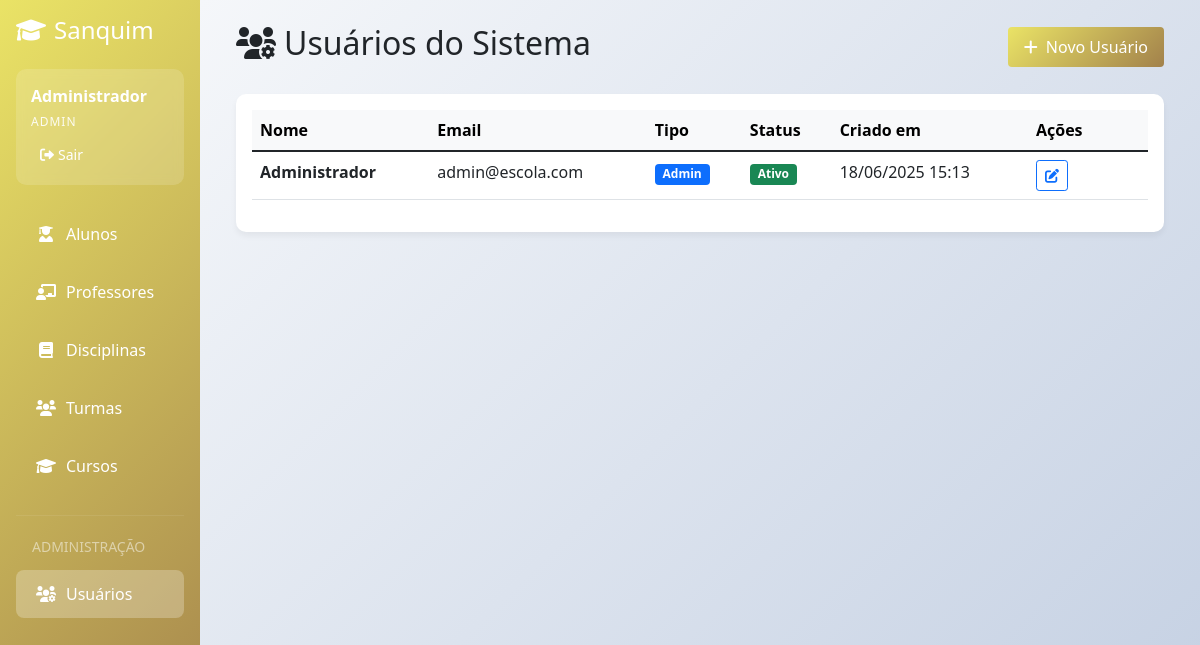
Page /usuarios (signed in) on the earlier database version.
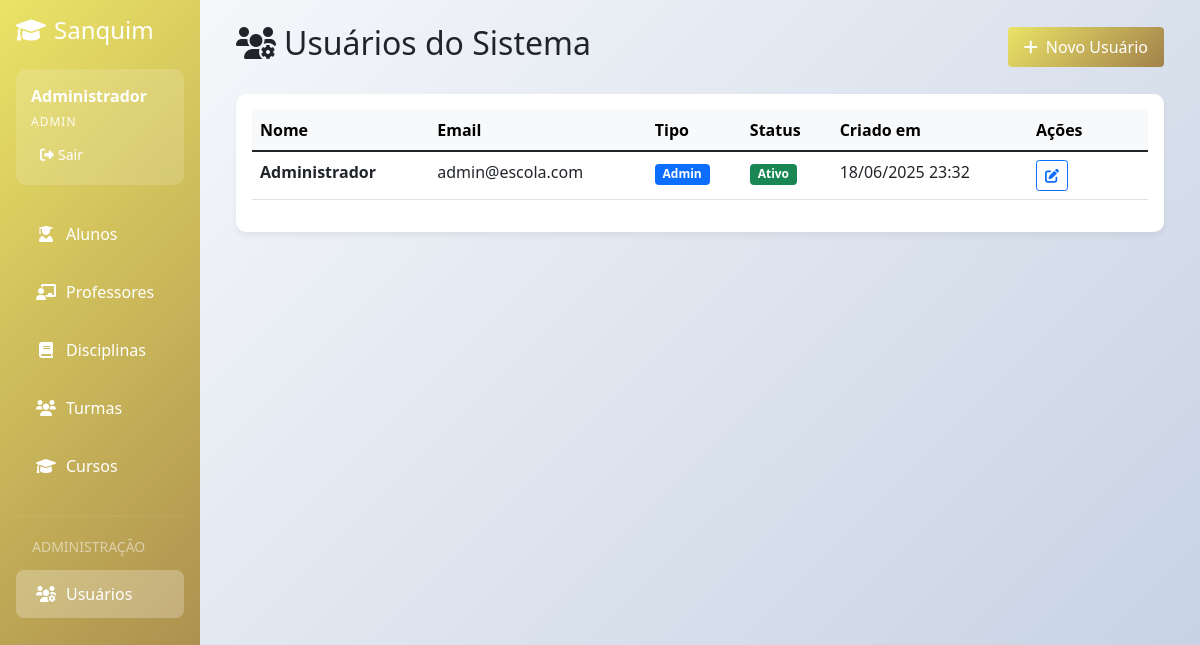
Same page on the later database version.
### app.py (models this page shows, shortened)
class Usuario(db.Model):
    __tablename__ = 'usuario'
    id = db.Column(db.Integer, primary_key=True)
    nome = db.Column(db.String(100), nullable=False)
    email = db.Column(db.String(120), unique=True, nullable=False)
    senha_hash = db.Column(db.String(255), nullable=False)
    tipo = db.Column(db.String(20), nullable=False, default='admin')  # admin, secretaria
    ativo = db.Column(db.Boolean, default=True)
    criado_em = db.Column(db.DateTime, default=datetime.utcnow)

### app.py (the view)
@app.route('/usuarios')
@admin_required
def listar_usuarios():
    usuarios = Usuario.query.all()
    return render_template('usuarios/listar.html', usuarios=usuarios)

### app.py (called while the page is built)
def admin_required(f):
    @wraps(f)
    def decorated_function(*args, **kwargs):
        if 'user_id' not in session or session.get('user_tipo') != 'admin':
            flash('Acesso negado! Apenas administradores podem acessar esta área.', 'error')
            return redirect(url_for('index'))
        return f(*args, **kwargs)
    return decorated_function

### templates/usuarios/listar.html (shortened to what this page needs)
{% extends "base.html" %}
{% block content %}
<div class="d-flex justify-content-between align-items-center mb-4">
    <h2><i class="fas fa-users-cog me-2"></i>Usuários do Sistema</h2>
    <a href="{{ url_for('novo_usuario') }}" class="btn btn-primary">
        <i class="fas fa-plus me-2"></i>Novo Usuário
    </a>
</div>
<div class="card">
    <div class="card-body">
        {% if usuarios %}
        <div class="table-responsive">
            <table class="table table-hover">
                <thead class="table-light">
                    <tr>
                        <th>Nome</th>
                        <th>Email</th>
                        <th>Tipo</th>
                        <th>Status</th>
                        <th>Criado em</th>
                        <th width="120">Ações</th>
                    </tr>
                </thead>
                <tbody>
                    {% for usuario in usuarios %}
                    <tr>
                        <td>
                            <strong>{{ usuario.nome }}</strong>
                        </td>
                        <td>{{ usuario.email }}</td>
                        <td>
                            <span class="badge bg-{{ 'primary' if usuario.tipo == 'admin' else 'secondary' if usuario.tipo == 'professor' else 'info' }}">
                                {{ usuario.tipo.title() }}
                            </span>
                        </td>
                        <td>
                            <span class="badge bg-{{ 'success' if usuario.ativo else 'danger' }}">
                                {{ 'Ativo' if usuario.ativo else 'Inativo' }}
                            </span>
                        </td>
                        <td>{{ usuario.criado_em.strftime('%d/%m/%Y %H:%M') }}</td>
                        <td>
                            <div class="btn-group btn-group-sm">
                                <button class="btn btn-outline-primary btn-sm" title="Editar">
                                    <i class="fas fa-edit"></i>
                                </button>
                            </div>
                        </td>
                    </tr>
                    {% endfor %}
                </tbody>
            </table>
        </div>
        {% else %}
        <div class="text-center py-5">
            <i class="fas fa-users-cog fa-3x text-muted mb-3"></i>
            <h5 class="text-muted">Nenhum usuário encontrado</h5>
            <p class="text-muted">Clique no botão "Novo Usuário" para começar.</p>
        </div>
        {% endif %}
    </div>
</div>
{% endblock %}

### templates/base.html (shortened to what this page needs)
<!DOCTYPE html>
<html lang="pt-br">
  <head>
    <link
      href="https://cdnjs.cloudflare.com/ajax/libs/bootstrap/5.1.3/css/bootstrap.min.css"
      rel="stylesheet"
    />
    <link
      href="https://cdnjs.cloudflare.com/ajax/libs/font-awesome/6.0.0/css/all.min.css"
      rel="stylesheet"
    />
  </head>
  <body>
    <div class="container-fluid">
      <div class="row">
        <div class="col-md-3 col-lg-2 px-0 sidebar">
          <div class="p-3">
            <h4 class="text-white mb-4 d-flex align-items-center">
              <i class="fas fa-graduation-cap me-2"></i> Sanquim
            </h4>
            <div class="user-info">
              <div class="user-name">{{ session.user_nome }}</div>
              <div class="user-type">{{ session.user_tipo|capitalize }}</div>
              <div
                class="mt-2 d-flex justify-content-between align-items-center"
              >
                <a
                  href="{{ url_for('logout') }}"
                  class="btn btn-logout btn-sm"
                  style="color: white"
                >
                  <i class="fas fa-sign-out-alt me-1"></i>Sair
                </a>
              </div>
            </div>
            <nav class="nav flex-column mt-3">
               {% if session.user_tipo in ['admin', 'secretaria'] %}
              <a
                class="nav-link {% if request.endpoint == 'listar_alunos' %}active{% endif %}"
                href="{{ url_for('listar_alunos') }}"
              >
                <i class="fas fa-user-graduate"></i> Alunos
              </a>
              <a
                class="nav-link {% if request.endpoint == 'listar_professores' %}active{% endif %}"
                href="{{ url_for('listar_professores') }}"
              >
                <i class="fas fa-chalkboard-teacher"></i> Professores
              </a>
              <a
                class="nav-link {% if request.endpoint == 'listar_disciplinas' %}active{% endif %}"
                href="{{ url_for('listar_disciplinas') }}"
              >
                <i class="fas fa-book"></i> Disciplinas
              </a>
              <a
                class="nav-link {% if request.endpoint == 'listar_turmas' %}active{% endif %}"
                href="{{ url_for('listar_turmas') }}"
              >
                <i class="fas fa-users"></i> Turmas
              </a>
              {% endif %}
              {% if session.user_tipo == 'admin' %}
              <a
                class="nav-link {% if request.endpoint == 'listar_cursos' %}active{% endif %}"
                href="{{ url_for('listar_cursos') }}"
              >
                <i class="fas fa-graduation-cap"></i> Cursos
              </a>
              <hr style="color: rgba(255, 255, 255, 0.3); margin: 20px 0" />
              <div class="text-white-50 small mb-2 px-3">ADMINISTRAÇÃO</div>
              <a
                class="nav-link {% if request.endpoint == 'listar_usuarios' %}active{% endif %}"
                href="{{ url_for('listar_usuarios') }}"
              >
                <i class="fas fa-users-cog"></i> Usuários
              </a>
              {% endif %}
            </nav>
          </div>
        </div>
        <div class="col-md-9 col-lg-10 main-content" style="background: linear-gradient(135deg, #f5f7fa 0%, #c3cfe2 100%);">
          <div class="p-4">
            {% block content %}{% endblock %}
          </div>
        </div>
      </div>
    </div>
  </body>
</html>

Differences in the rows shown:
changed Usuario "Administrador": criado_em "18/06/2025 15:13" → "18/06/2025 23:32"
